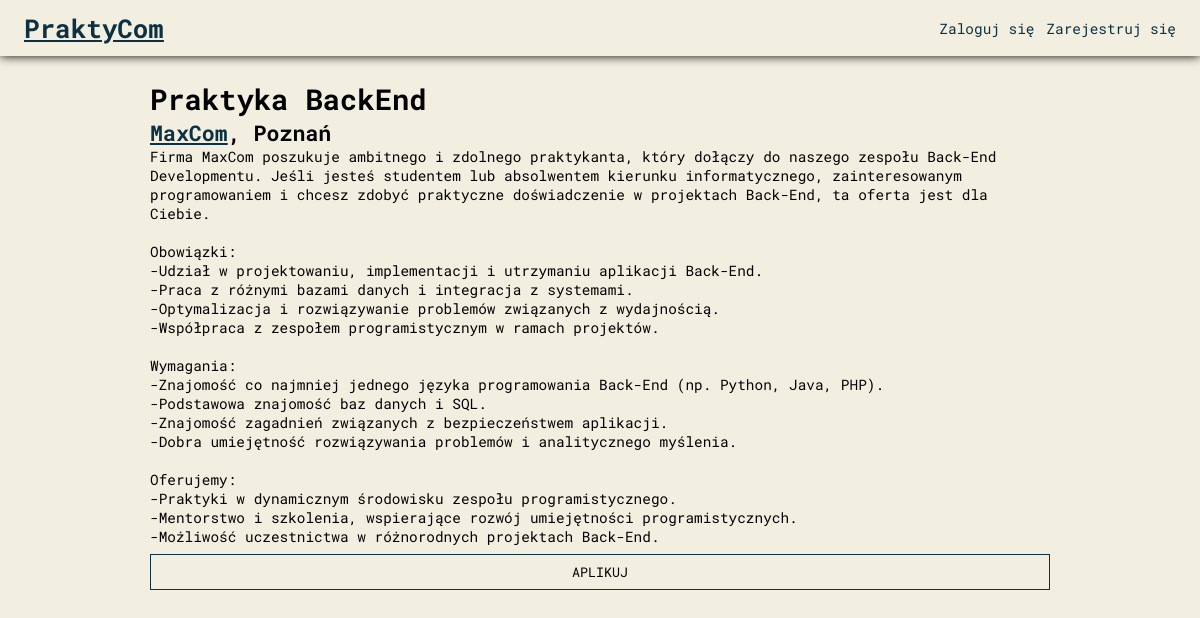
/jobad.php?id=61, run on the app's committed database.
### tables this page shows
CREATE TABLE `oferty` (
  `id` int(255) NOT NULL,
  `tytul` varchar(50) NOT NULL,
  `opis` text NOT NULL,
  `id_pracodawcy` int(11) NOT NULL,
  `lokalizacja` varchar(30) NOT NULL
);

CREATE TABLE `pracodawcy` (
  `id` int(255) NOT NULL,
  `firma` varchar(50) NOT NULL,
  `email` varchar(50) NOT NULL,
  `haslo` varchar(255) NOT NULL
);

### jobad.php (the view, shortened to what this page needs)
<?php
include "connection.php";
$loginPage = 'login.php';
$signupPage = 'singup.php';
?>
<!DOCTYPE html>
<html lang="pl">
<head>
    <link rel="stylesheet" href="style.css">
</head>
<body>
<header>
    <a href="index.php" id="logo">PraktyCom</a>
    <div id="opcje">
    <?php
    if (isset($_SESSION['user_id'])) {
        if (isset($_SESSION['user_imie']) && isset($_SESSION['user_nazwisko'])) {
        $userParams = "imie=".$_SESSION['user_imie'] . '&nazwisko=' . $_SESSION['user_nazwisko'] . '&id=' . $_SESSION['user_id'];
            echo generatePageLink('panelPraktykanta.php', 'Konto', $userParams, '');
        } elseif (isset($_SESSION['user_firma'])) {
            $userParams = "nazwa=".$_SESSION['user_firma'] . '&id=' . $_SESSION['user_id'];
            echo generatePageLink('panelPracodawcy.php', 'Konto', $userParams, '');
        }
        echo generatePageLink('logout.php', 'Wyloguj', '', '');
    } else {
        echo generatePageLink($loginPage, 'Zaloguj się', '', '');
        echo generatePageLink($signupPage, 'Zarejestruj się', '', '');
    }
    ?>
    </div>
</header>
<main>
    <?php
    if(isset($_GET['id'])) {
        $id_ogloszenia = $_GET['id'];
        $query = "SELECT oferty.id AS oferta_id, oferty.tytul AS tytul, oferty.opis AS opis, oferty.lokalizacja AS lokalizacja, pracodawcy.firma AS firma, pracodawcy.id AS id
                  FROM oferty
                  INNER JOIN pracodawcy ON oferty.id_pracodawcy = pracodawcy.id
                  WHERE oferty.id = ?";
        $stmt = mysqli_prepare($conn, $query);
        mysqli_stmt_bind_param($stmt, "i", $id_ogloszenia);
        mysqli_stmt_execute($stmt);
        $result = mysqli_stmt_get_result($stmt);
        if ($result && mysqli_num_rows($result) > 0) {
            $row = mysqli_fetch_assoc($result);
            $tytul = $row['tytul'];
            $firma = $row['firma'];
            $lokalizacja = $row['lokalizacja'];
            $firmaId = $row['id'];
            $opis = $row['opis'];
            echo '<h1>' . $tytul . '</h1>';
            $userParams = "firma=".$firma . '&id=' . $firmaId;
            echo '<h2>'.generatePageLink('panelPracodawca.php', $firma, $userParams, '').", ".$lokalizacja.'</h2>';
            echo '<pre>' . $opis . '</pre>';
            echo '<button class="aplikuj">APLIKUJ</button>';
        } else {
            echo "Brak danych lub błąd zapytania.";
        }
    } else {
        echo "Brak ID ogłoszenia.";
    }
    ?>
    </main>
</body>
</html>

### connection.php (shortened to what this page needs)
<?php
function generatePageLink($page, $label, $params = '', $class) {
    return "<a href='$page?$params' class='$class' >$label</a>";
}

### style.css (style rules this page uses)
* { padding: 0; margin: 0; font-family: "Roboto Mono", monospace; }
html { font-size: 1.8vh; background: #f3efe0; }
header { display: flex; align-items: center; justify-content: space-between; height: 7vh; width: 100%; box-shadow: 0 0 10px 0; }
header #logo { font-size: 1.8rem; color: #0b3142; font-weight: 800; margin-left: 0; height: 4vh; margin-left: 2vw; display: flex; justify-content: center; align-items: center; }
header #opcje { display: flex; margin-right: 2vw; }
header #opcje a { color: #0b3142; text-decoration: unset; margin-left: 1vw; }
body { display: flex; align-items: center; flex-direction: column; }
main { margin: 3vh 0 0 0; min-height: 50vh; }
main pre { white-space: pre-wrap; max-width: 75vw; }
main .aplikuj { background: unset; border: 1px solid #0b3142; padding: 1vh; width: 100%; cursor: pointer; margin-top: 1vh; }
main a { color: #0b3142; }

### data on the page
oferty: tytul "Praktyka BackEnd", id_pracodawcy.firma "MaxCom", lokalizacja "Poznań", opis "Firma MaxCom poszukuje ambitnego i zdolnego praktykanta, który dołączy do naszego zespołu Back-End Developmentu. Jeśli jesteś studentem lub absolwentem kierunku informatycznego, zainteresowanym programowaniem i chcesz zdobyć praktyczne doświadczenie w projektach Back-End, ta oferta jest dla Ciebie. Obowiązki: -Udział w projektowaniu, implementacji i utrzymaniu aplikacji Back-End. -Praca z różnymi bazami danych i integracja z systemami. -Optymalizacja i rozwiązywanie problemów związanych z wydajnością. -Współpraca z zespołem programistycznym w ramach projektów. Wymagania: -Znajomość co najmniej jednego języka programowania Back-End (np. Python, Java, PHP). -Podstawowa znajomość baz danych i…"

### other printed values
$label "Zaloguj się Zarejestruj się"
